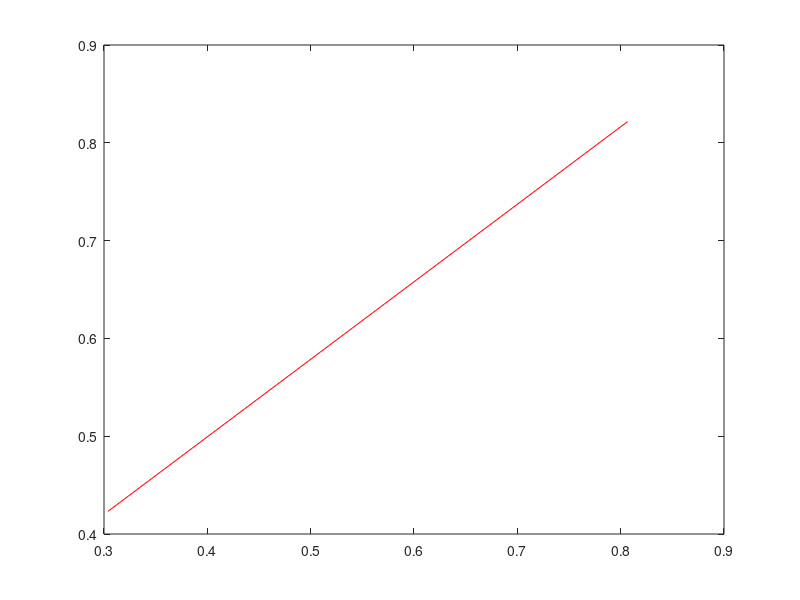

The MATLAB script that drew this image:
pts = [0,1;
       0,1];
pts = rand(2,2);
%pts = [4.217612826262750e-01     7.922073295595544e-01;
%       9.157355251890671e-01     9.594924263929030e-01];
figure
plot(pts(1,:),pts(2,:),'r-')
vec = pts(:,2) - pts(:,1);
vecLen = norm(vec);
unitVec = vec/vecLen;
vecLenCube = vecLen^3;

DtDpts = zeros(2,4);
DtDpts(1,1) = -(pts(2,1) - pts(2,2))^2;
DtDpts(2,1) = (pts(2,1) - pts(2,2))*(pts(1,1) - pts(1,2));
DtDpts(1,2) = DtDpts(2,1);
DtDpts(2,2) = -(pts(1,1) - pts(1,2))^2;
DtDpts(1,3) = -DtDpts(1,1);
DtDpts(2,3) = -DtDpts(2,1);
DtDpts(1,4) = -DtDpts(2,1);
DtDpts(2,4) = -DtDpts(2,2);
DtDpts = DtDpts/vecLenCube;
disp('DtDpts = ')
disp(DtDpts)

del = 1e-8;
FD_DtDpts = nan(size(DtDpts));
for i = 1:numel(pts)
    newPts = pts;
    newPts(i) = pts(i) + del;
    newVec = newPts(:,2) - newPts(:,1);
    newUnitVec = newVec/norm(newVec);
    FD_DtDpts(:,i) = (newUnitVec-unitVec)/del;
end

disp('FD_DtDpts = ')
disp(FD_DtDpts)

fprintf('max abs diff = %g \n', max(max(abs(FD_DtDpts - DtDpts))))